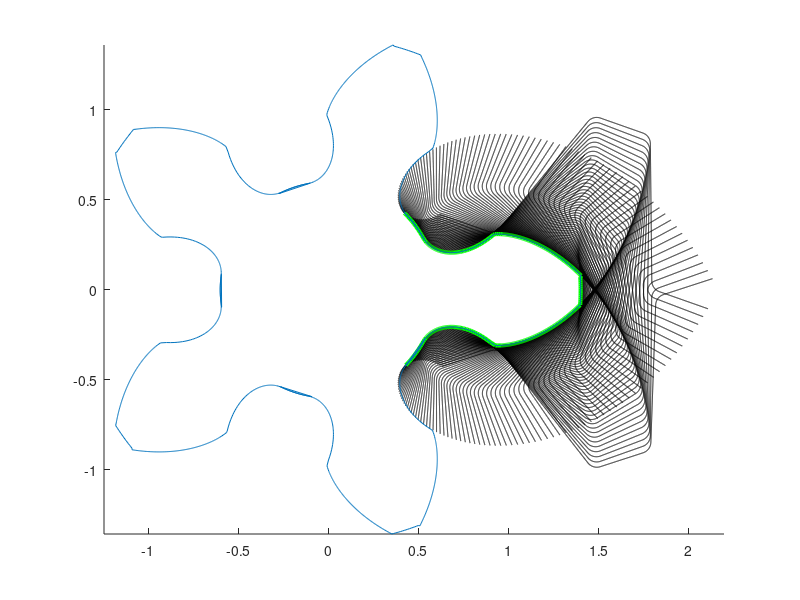

MATLAB code for this plot:



R = 1;
ro = 1.4;
ri = 0.6;
alp = 20*pi/180;
n = 5;
rc = 0.05;

tf = @(x) (0.25-x)/tan(alp);

cf = @(x,y,t,s) s*sqrt(rc^2-(t-x).^2) + y;

tup=(ro-R)*n/(2*pi*R);
tdown=(ri-R)*n/(2*pi*R);
x1 = 0.25-(tup-rc)*tan(alp)-rc/cos(alp);
x2 = x1+rc*cos(alp);
x4 = 0.25-(tdown+rc)*tan(alp)+rc/cos(alp);
x3 = x4-rc*cos(alp);


tf = @(x) (0.25-x)/tan(alp);
cf = @(x,y,t,s) s*sqrt(rc^2-(t-x).^2) + y;

ftooth = @(t) (t<x1).*tup + ...
      (x1<=t & t<x2).*cf(x1,tup-rc,t,1) + ...
      (x2<=t & t<x3).*tf(t) + ...
      (x3<=t & t<x4).*cf(x4,tdown+rc,t,-1) + ...
      (x4<=t).*tdown;

s = @(x) size(x,2);

Rot = @(alp) reshape([
    reshape(cos(alp),1,1,s(alp)) ,reshape(-sin(alp),1,1,s(alp));
    reshape(sin(alp),1,1,s(alp)), reshape(cos(alp),1,1,s(alp));
  ],2,2,s(alp));

rack = @(t) [reshape(ftooth(abs(t)),1,s(t)); reshape(t,1,s(t))]*2*pi*R/n;

vrshp = @(v) [reshape(v(1),1,s(v)); reshape(v(2),1,s(v))];

u_res = 3000;
v_res = 3000;

su = linspace(-pi/n*2, pi/n*2, u_res);
sv = linspace(-pi/n, pi/n, v_res);
[u,v] = meshgrid(1:u_res, 1:v_res);
[U, V] = meshgrid(su,sv);

d = @(s) (s(end)-s(1))/size(s,2);
Rot_field = Rot(su);

X = rack(sv);
X1 = reshape([reshape(R*ones(u_res,v_res),1,u_res*v_res); reshape(-R*U,1,u_res*v_res)],2,1,v_res,u_res);

MRot=reshape(Rot_field(:,:,u),2,2,v_res,u_res);

M1=reshape(X(:,v),2,1,v_res,u_res);

function result = batchMTimesV(A,B)
  result = zeros(2, 1, size(A,3), size(A,4));
  result(1,1,:,:) = A(1,1,:,:).*B(1,1,:,:) + A(1,2,:,:).*B(2,1,:,:);
  result(2,1,:,:) = A(2,1,:,:).*B(1,1,:,:) + A(2,2,:,:).*B(2,1,:,:);
endfunction

function result = batchCross(u,v)
  result = zeros(1, 1, size(u,3), size(u,4));
  result(1,1,:,:) = u(1,1,:,:).*v(2,1,:,:) - u(2,1,:,:).*v(1,1,:,:);
endfunction

Y = batchMTimesV(MRot, M1 + X1);

dY_du = resize(diff(Y,1,4)/d(su),2,1,v_res-1,u_res-1);
dY_dv = resize(diff(Y,1,3)/d(sv),2,1,v_res-1,u_res-1);
F = batchCross(dY_du, dY_dv);

axis equal;
hold on;

for i=1:30:u_res
  plot(Y(1,1,:,i),Y(2,1,:,i),"k")
endfor

points = zeros(2,1,v_res-1);
for i = 1:v_res-1
  [sol, ind] = min(abs(F(1,1,i,:)));
  points(:,:,i) = Y(:,:,i,ind);
endfor

filtered_points = zeros(2,1,v_res-1);
l=1;
k=1;
while true

  [sol, ind] = find(vecnorm(points-points(:,:,k)) < 0.01, 1, "last");
  if ind - k > 5
    k += ind-k;
  endif
  filtered_points(:,:,l) = points(:,:,k);
  l++;
  k++;
  if k > v_res-1 break; endif
endwhile
filtered_points = resize(filtered_points, 2, 1, l-1);


plot(filtered_points(1,1,:), filtered_points(2,1,:), "g", "LineWidth", 3);

gear = zeros(2,1,size(filtered_points,3),n);
for i=1:n
  gear(:,:,:,i) = Rot(2*pi/n*i)*filtered_points(:,:,:);
endfor

gear = cat(1,gear);
plot(gear(1,:,:), gear(2,:,:));
hold off;
